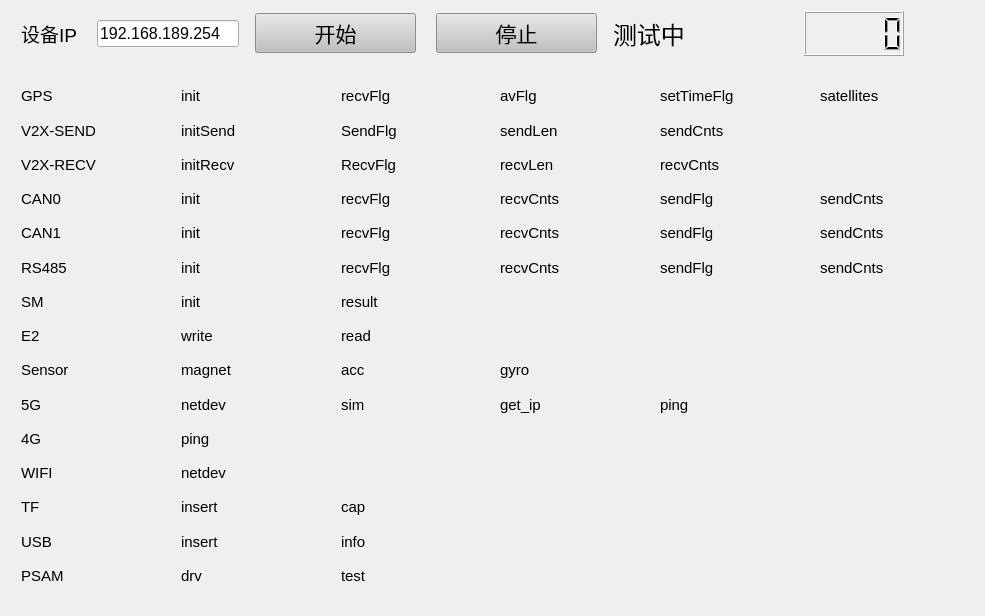
<?xml version="1.0" encoding="UTF-8"?>
<ui version="4.0">
 <class>Form</class>
 <widget class="QWidget" name="Form">
  <property name="enabled">
   <bool>true</bool>
  </property>
  <property name="geometry">
   <rect>
    <x>0</x>
    <y>0</y>
    <width>985</width>
    <height>616</height>
   </rect>
  </property>
  <property name="sizePolicy">
   <sizepolicy hsizetype="Preferred" vsizetype="Preferred">
    <horstretch>0</horstretch>
    <verstretch>0</verstretch>
   </sizepolicy>
  </property>
  <property name="mouseTracking">
   <bool>false</bool>
  </property>
  <property name="windowTitle">
   <string>V2X生产测试工具 v1.0</string>
  </property>
  <property name="layoutDirection">
   <enum>Qt::LeftToRight</enum>
  </property>
  <layout class="QGridLayout" name="gridLayout_5">
   <item row="0" column="2">
    <layout class="QGridLayout" name="gridLayout_4">
     <property name="rightMargin">
      <number>70</number>
     </property>
     <property name="horizontalSpacing">
      <number>15</number>
     </property>
     <item row="0" column="0">
      <widget class="QLabel" name="label_Ret">
       <property name="sizePolicy">
        <sizepolicy hsizetype="Expanding" vsizetype="Fixed">
         <horstretch>0</horstretch>
         <verstretch>0</verstretch>
        </sizepolicy>
       </property>
       <property name="font">
        <font>
         <family>Arial</family>
         <pointsize>18</pointsize>
        </font>
       </property>
       <property name="styleSheet">
        <string notr="true"/>
       </property>
       <property name="text">
        <string>测试中</string>
       </property>
      </widget>
     </item>
     <item row="0" column="1">
      <widget class="QLCDNumber" name="lcdNumber">
       <property name="sizePolicy">
        <sizepolicy hsizetype="Expanding" vsizetype="MinimumExpanding">
         <horstretch>0</horstretch>
         <verstretch>0</verstretch>
        </sizepolicy>
       </property>
       <property name="minimumSize">
        <size>
         <width>0</width>
         <height>45</height>
        </size>
       </property>
       <property name="maximumSize">
        <size>
         <width>100</width>
         <height>45</height>
        </size>
       </property>
      </widget>
     </item>
    </layout>
   </item>
   <item row="0" column="1">
    <layout class="QGridLayout" name="gridLayout_3">
     <property name="leftMargin">
      <number>10</number>
     </property>
     <property name="topMargin">
      <number>0</number>
     </property>
     <property name="rightMargin">
      <number>10</number>
     </property>
     <property name="horizontalSpacing">
      <number>20</number>
     </property>
     <item row="0" column="0">
      <widget class="QPushButton" name="pushButton_connect">
       <property name="sizePolicy">
        <sizepolicy hsizetype="Expanding" vsizetype="Fixed">
         <horstretch>0</horstretch>
         <verstretch>0</verstretch>
        </sizepolicy>
       </property>
       <property name="font">
        <font>
         <family>华文新魏</family>
         <pointsize>16</pointsize>
         <weight>50</weight>
         <bold>false</bold>
        </font>
       </property>
       <property name="styleSheet">
        <string notr="true">QPushButton
{
    background:rgb(193, 193, 193)
}</string>
       </property>
       <property name="text">
        <string>开始</string>
       </property>
      </widget>
     </item>
     <item row="0" column="1">
      <widget class="QPushButton" name="pushButton_stop">
       <property name="sizePolicy">
        <sizepolicy hsizetype="Expanding" vsizetype="Fixed">
         <horstretch>0</horstretch>
         <verstretch>0</verstretch>
        </sizepolicy>
       </property>
       <property name="font">
        <font>
         <family>华文新魏</family>
         <pointsize>16</pointsize>
         <weight>50</weight>
         <bold>false</bold>
        </font>
       </property>
       <property name="styleSheet">
        <string notr="true">QPushButton
{
    background:rgb(193, 193, 193)
}</string>
       </property>
       <property name="text">
        <string>停止</string>
       </property>
      </widget>
     </item>
    </layout>
   </item>
   <item row="1" column="0" colspan="3">
    <layout class="QGridLayout" name="gridLayout">
     <property name="leftMargin">
      <number>10</number>
     </property>
     <property name="topMargin">
      <number>20</number>
     </property>
     <property name="bottomMargin">
      <number>15</number>
     </property>
     <item row="10" column="1">
      <widget class="QLabel" name="lab_4G_ping">
       <property name="font">
        <font>
         <family>Arial</family>
         <pointsize>11</pointsize>
        </font>
       </property>
       <property name="styleSheet">
        <string notr="true"/>
       </property>
       <property name="text">
        <string>ping</string>
       </property>
      </widget>
     </item>
     <item row="11" column="1">
      <widget class="QLabel" name="lab_WIFI_netdev">
       <property name="font">
        <font>
         <family>Arial</family>
         <pointsize>11</pointsize>
        </font>
       </property>
       <property name="styleSheet">
        <string notr="true"/>
       </property>
       <property name="text">
        <string>netdev</string>
       </property>
      </widget>
     </item>
     <item row="4" column="2">
      <widget class="QLabel" name="lab_can1_recvflg">
       <property name="font">
        <font>
         <family>Arial</family>
         <pointsize>11</pointsize>
        </font>
       </property>
       <property name="text">
        <string>recvFlg</string>
       </property>
      </widget>
     </item>
     <item row="6" column="1">
      <widget class="QLabel" name="lab_SM_init">
       <property name="font">
        <font>
         <family>Arial</family>
         <pointsize>11</pointsize>
        </font>
       </property>
       <property name="styleSheet">
        <string notr="true"/>
       </property>
       <property name="text">
        <string>init</string>
       </property>
      </widget>
     </item>
     <item row="8" column="2">
      <widget class="QLabel" name="lab_Sensor_acc">
       <property name="font">
        <font>
         <family>Arial</family>
         <pointsize>11</pointsize>
        </font>
       </property>
       <property name="styleSheet">
        <string notr="true"/>
       </property>
       <property name="text">
        <string>acc</string>
       </property>
      </widget>
     </item>
     <item row="0" column="4">
      <widget class="QLabel" name="lab_gps_setTimeFlg">
       <property name="font">
        <font>
         <family>Arial</family>
         <pointsize>11</pointsize>
        </font>
       </property>
       <property name="text">
        <string>setTimeFlg</string>
       </property>
      </widget>
     </item>
     <item row="5" column="3">
      <widget class="QLabel" name="lab_rs485_recvCnts">
       <property name="font">
        <font>
         <family>Arial</family>
         <pointsize>11</pointsize>
        </font>
       </property>
       <property name="text">
        <string>recvCnts</string>
       </property>
      </widget>
     </item>
     <item row="5" column="5">
      <widget class="QLabel" name="lab_rs485_sendCnts">
       <property name="font">
        <font>
         <family>Arial</family>
         <pointsize>11</pointsize>
        </font>
       </property>
       <property name="text">
        <string>sendCnts</string>
       </property>
      </widget>
     </item>
     <item row="1" column="4">
      <widget class="QLabel" name="lab_v2xsend_sendCnts">
       <property name="font">
        <font>
         <family>Arial</family>
         <pointsize>11</pointsize>
        </font>
       </property>
       <property name="text">
        <string>sendCnts</string>
       </property>
      </widget>
     </item>
     <item row="2" column="3">
      <widget class="QLabel" name="lab_v2xrecv_recvLen">
       <property name="font">
        <font>
         <family>Arial</family>
         <pointsize>11</pointsize>
        </font>
       </property>
       <property name="text">
        <string>recvLen</string>
       </property>
      </widget>
     </item>
     <item row="4" column="5">
      <widget class="QLabel" name="lab_can1_sendCnts">
       <property name="font">
        <font>
         <family>Arial</family>
         <pointsize>11</pointsize>
        </font>
       </property>
       <property name="text">
        <string>sendCnts</string>
       </property>
      </widget>
     </item>
     <item row="7" column="0">
      <widget class="QLabel" name="lab_E2">
       <property name="font">
        <font>
         <family>Arial</family>
         <pointsize>11</pointsize>
        </font>
       </property>
       <property name="styleSheet">
        <string notr="true"/>
       </property>
       <property name="text">
        <string>E2</string>
       </property>
      </widget>
     </item>
     <item row="0" column="2">
      <widget class="QLabel" name="lab_gps_recvFlg">
       <property name="font">
        <font>
         <family>Arial</family>
         <pointsize>11</pointsize>
        </font>
       </property>
       <property name="text">
        <string>recvFlg</string>
       </property>
      </widget>
     </item>
     <item row="12" column="2">
      <widget class="QLabel" name="lab_TF_cap">
       <property name="font">
        <font>
         <family>Arial</family>
         <pointsize>11</pointsize>
        </font>
       </property>
       <property name="styleSheet">
        <string notr="true"/>
       </property>
       <property name="text">
        <string>cap</string>
       </property>
      </widget>
     </item>
     <item row="9" column="3">
      <widget class="QLabel" name="lab_5g_get_ip">
       <property name="font">
        <font>
         <family>Arial</family>
         <pointsize>11</pointsize>
        </font>
       </property>
       <property name="styleSheet">
        <string notr="true"/>
       </property>
       <property name="text">
        <string>get_ip</string>
       </property>
      </widget>
     </item>
     <item row="2" column="1">
      <widget class="QLabel" name="lab_v2xrecv_init">
       <property name="font">
        <font>
         <family>Arial</family>
         <pointsize>11</pointsize>
        </font>
       </property>
       <property name="text">
        <string>initRecv</string>
       </property>
      </widget>
     </item>
     <item row="10" column="0">
      <widget class="QLabel" name="lab_4G">
       <property name="font">
        <font>
         <family>Arial</family>
         <pointsize>11</pointsize>
        </font>
       </property>
       <property name="styleSheet">
        <string notr="true"/>
       </property>
       <property name="text">
        <string>4G</string>
       </property>
      </widget>
     </item>
     <item row="1" column="3">
      <widget class="QLabel" name="lab_v2xsend_sendLen">
       <property name="font">
        <font>
         <family>Arial</family>
         <pointsize>11</pointsize>
        </font>
       </property>
       <property name="text">
        <string>sendLen</string>
       </property>
      </widget>
     </item>
     <item row="4" column="3">
      <widget class="QLabel" name="lab_can1_recvCnts">
       <property name="font">
        <font>
         <family>Arial</family>
         <pointsize>11</pointsize>
        </font>
       </property>
       <property name="text">
        <string>recvCnts</string>
       </property>
      </widget>
     </item>
     <item row="1" column="0">
      <widget class="QLabel" name="lab_v2xsend">
       <property name="font">
        <font>
         <family>Arial</family>
         <pointsize>11</pointsize>
        </font>
       </property>
       <property name="styleSheet">
        <string notr="true"/>
       </property>
       <property name="text">
        <string>V2X-SEND</string>
       </property>
      </widget>
     </item>
     <item row="13" column="2">
      <widget class="QLabel" name="lab_usb_info">
       <property name="font">
        <font>
         <family>Arial</family>
         <pointsize>11</pointsize>
        </font>
       </property>
       <property name="styleSheet">
        <string notr="true"/>
       </property>
       <property name="text">
        <string>info</string>
       </property>
      </widget>
     </item>
     <item row="3" column="0">
      <widget class="QLabel" name="lab_CAN0">
       <property name="font">
        <font>
         <family>Arial</family>
         <pointsize>11</pointsize>
        </font>
       </property>
       <property name="styleSheet">
        <string notr="true"/>
       </property>
       <property name="text">
        <string>CAN0</string>
       </property>
      </widget>
     </item>
     <item row="1" column="1">
      <widget class="QLabel" name="lab_v2xsend_init">
       <property name="font">
        <font>
         <family>Arial</family>
         <pointsize>11</pointsize>
        </font>
       </property>
       <property name="text">
        <string>initSend</string>
       </property>
      </widget>
     </item>
     <item row="8" column="1">
      <widget class="QLabel" name="lab_Sensor_magnet">
       <property name="font">
        <font>
         <family>Arial</family>
         <pointsize>11</pointsize>
        </font>
       </property>
       <property name="styleSheet">
        <string notr="true"/>
       </property>
       <property name="text">
        <string>magnet</string>
       </property>
      </widget>
     </item>
     <item row="6" column="2">
      <widget class="QLabel" name="lab_SM_result">
       <property name="font">
        <font>
         <family>Arial</family>
         <pointsize>11</pointsize>
        </font>
       </property>
       <property name="styleSheet">
        <string notr="true"/>
       </property>
       <property name="text">
        <string>result</string>
       </property>
      </widget>
     </item>
     <item row="9" column="1">
      <widget class="QLabel" name="lab_5g_netdev">
       <property name="font">
        <font>
         <family>Arial</family>
         <pointsize>11</pointsize>
        </font>
       </property>
       <property name="styleSheet">
        <string notr="true"/>
       </property>
       <property name="text">
        <string>netdev</string>
       </property>
      </widget>
     </item>
     <item row="4" column="0">
      <widget class="QLabel" name="lab_CAN1">
       <property name="font">
        <font>
         <family>Arial</family>
         <pointsize>11</pointsize>
        </font>
       </property>
       <property name="styleSheet">
        <string notr="true"/>
       </property>
       <property name="text">
        <string>CAN1</string>
       </property>
      </widget>
     </item>
     <item row="8" column="3">
      <widget class="QLabel" name="lab_Sensor_gyro">
       <property name="font">
        <font>
         <family>Arial</family>
         <pointsize>11</pointsize>
        </font>
       </property>
       <property name="styleSheet">
        <string notr="true"/>
       </property>
       <property name="text">
        <string>gyro</string>
       </property>
      </widget>
     </item>
     <item row="3" column="4">
      <widget class="QLabel" name="lab_can0_sendflg">
       <property name="font">
        <font>
         <family>Arial</family>
         <pointsize>11</pointsize>
        </font>
       </property>
       <property name="text">
        <string>sendFlg</string>
       </property>
      </widget>
     </item>
     <item row="5" column="4">
      <widget class="QLabel" name="lab_rs485_sendflg">
       <property name="font">
        <font>
         <family>Arial</family>
         <pointsize>11</pointsize>
        </font>
       </property>
       <property name="text">
        <string>sendFlg</string>
       </property>
      </widget>
     </item>
     <item row="0" column="1">
      <widget class="QLabel" name="lab_gps_init">
       <property name="font">
        <font>
         <family>Arial</family>
         <pointsize>11</pointsize>
        </font>
       </property>
       <property name="text">
        <string>init</string>
       </property>
      </widget>
     </item>
     <item row="0" column="0">
      <widget class="QLabel" name="lab_GPS">
       <property name="font">
        <font>
         <family>Arial</family>
         <pointsize>11</pointsize>
        </font>
       </property>
       <property name="styleSheet">
        <string notr="true"/>
       </property>
       <property name="text">
        <string>GPS</string>
       </property>
      </widget>
     </item>
     <item row="5" column="1">
      <widget class="QLabel" name="lab_rs485_init">
       <property name="font">
        <font>
         <family>Arial</family>
         <pointsize>11</pointsize>
        </font>
       </property>
       <property name="text">
        <string>init</string>
       </property>
      </widget>
     </item>
     <item row="2" column="2">
      <widget class="QLabel" name="lab_v2xrecv_flg">
       <property name="font">
        <font>
         <family>Arial</family>
         <pointsize>11</pointsize>
        </font>
       </property>
       <property name="text">
        <string>RecvFlg</string>
       </property>
      </widget>
     </item>
     <item row="14" column="0">
      <widget class="QLabel" name="lab_psam">
       <property name="font">
        <font>
         <family>Arial</family>
         <pointsize>11</pointsize>
        </font>
       </property>
       <property name="styleSheet">
        <string notr="true"/>
       </property>
       <property name="text">
        <string>PSAM</string>
       </property>
      </widget>
     </item>
     <item row="13" column="1">
      <widget class="QLabel" name="lab_usb_insert">
       <property name="font">
        <font>
         <family>Arial</family>
         <pointsize>11</pointsize>
        </font>
       </property>
       <property name="styleSheet">
        <string notr="true"/>
       </property>
       <property name="text">
        <string>insert</string>
       </property>
      </widget>
     </item>
     <item row="5" column="0">
      <widget class="QLabel" name="lab_RS485">
       <property name="font">
        <font>
         <family>Arial</family>
         <pointsize>11</pointsize>
        </font>
       </property>
       <property name="styleSheet">
        <string notr="true"/>
       </property>
       <property name="text">
        <string>RS485</string>
       </property>
      </widget>
     </item>
     <item row="9" column="2">
      <widget class="QLabel" name="lab_5g_sim">
       <property name="font">
        <font>
         <family>Arial</family>
         <pointsize>11</pointsize>
        </font>
       </property>
       <property name="styleSheet">
        <string notr="true"/>
       </property>
       <property name="text">
        <string>sim</string>
       </property>
      </widget>
     </item>
     <item row="2" column="4">
      <widget class="QLabel" name="lab_v2xrecv_recvCnts">
       <property name="font">
        <font>
         <family>Arial</family>
         <pointsize>11</pointsize>
        </font>
       </property>
       <property name="text">
        <string>recvCnts</string>
       </property>
      </widget>
     </item>
     <item row="14" column="2">
      <widget class="QLabel" name="lab_psam_test">
       <property name="font">
        <font>
         <family>Arial</family>
         <pointsize>11</pointsize>
        </font>
       </property>
       <property name="styleSheet">
        <string notr="true"/>
       </property>
       <property name="text">
        <string>test</string>
       </property>
      </widget>
     </item>
     <item row="12" column="0">
      <widget class="QLabel" name="lab_TF">
       <property name="font">
        <font>
         <family>Arial</family>
         <pointsize>11</pointsize>
        </font>
       </property>
       <property name="styleSheet">
        <string notr="true"/>
       </property>
       <property name="text">
        <string>TF</string>
       </property>
      </widget>
     </item>
     <item row="6" column="0">
      <widget class="QLabel" name="lab_SM">
       <property name="font">
        <font>
         <family>Arial</family>
         <pointsize>11</pointsize>
        </font>
       </property>
       <property name="styleSheet">
        <string notr="true"/>
       </property>
       <property name="text">
        <string>SM</string>
       </property>
      </widget>
     </item>
     <item row="8" column="0">
      <widget class="QLabel" name="lab_Sensor">
       <property name="font">
        <font>
         <family>Arial</family>
         <pointsize>11</pointsize>
        </font>
       </property>
       <property name="styleSheet">
        <string notr="true"/>
       </property>
       <property name="text">
        <string>Sensor</string>
       </property>
      </widget>
     </item>
     <item row="7" column="2">
      <widget class="QLabel" name="lab_e2_read">
       <property name="font">
        <font>
         <family>Arial</family>
         <pointsize>11</pointsize>
        </font>
       </property>
       <property name="styleSheet">
        <string notr="true"/>
       </property>
       <property name="text">
        <string>read</string>
       </property>
      </widget>
     </item>
     <item row="3" column="5">
      <widget class="QLabel" name="lab_can0_sendCnts">
       <property name="font">
        <font>
         <family>Arial</family>
         <pointsize>11</pointsize>
        </font>
       </property>
       <property name="text">
        <string>sendCnts</string>
       </property>
      </widget>
     </item>
     <item row="9" column="0">
      <widget class="QLabel" name="lab_5G">
       <property name="font">
        <font>
         <family>Arial</family>
         <pointsize>11</pointsize>
        </font>
       </property>
       <property name="styleSheet">
        <string notr="true"/>
       </property>
       <property name="text">
        <string>5G</string>
       </property>
      </widget>
     </item>
     <item row="12" column="1">
      <widget class="QLabel" name="lab_TF_insert">
       <property name="font">
        <font>
         <family>Arial</family>
         <pointsize>11</pointsize>
        </font>
       </property>
       <property name="styleSheet">
        <string notr="true"/>
       </property>
       <property name="text">
        <string>insert</string>
       </property>
      </widget>
     </item>
     <item row="1" column="2">
      <widget class="QLabel" name="lab_v2xsend_flg">
       <property name="font">
        <font>
         <family>Arial</family>
         <pointsize>11</pointsize>
        </font>
       </property>
       <property name="text">
        <string>SendFlg</string>
       </property>
      </widget>
     </item>
     <item row="0" column="3">
      <widget class="QLabel" name="lab_gps_avFlg">
       <property name="font">
        <font>
         <family>Arial</family>
         <pointsize>11</pointsize>
        </font>
       </property>
       <property name="text">
        <string>avFlg</string>
       </property>
      </widget>
     </item>
     <item row="14" column="1">
      <widget class="QLabel" name="lab_psam_drv">
       <property name="font">
        <font>
         <family>Arial</family>
         <pointsize>11</pointsize>
        </font>
       </property>
       <property name="styleSheet">
        <string notr="true"/>
       </property>
       <property name="text">
        <string>drv</string>
       </property>
      </widget>
     </item>
     <item row="9" column="4">
      <widget class="QLabel" name="lab_5g_ping">
       <property name="font">
        <font>
         <family>Arial</family>
         <pointsize>11</pointsize>
        </font>
       </property>
       <property name="styleSheet">
        <string notr="true"/>
       </property>
       <property name="text">
        <string>ping</string>
       </property>
      </widget>
     </item>
     <item row="5" column="2">
      <widget class="QLabel" name="lab_rs485_recvflg">
       <property name="font">
        <font>
         <family>Arial</family>
         <pointsize>11</pointsize>
        </font>
       </property>
       <property name="text">
        <string>recvFlg</string>
       </property>
      </widget>
     </item>
     <item row="11" column="0">
      <widget class="QLabel" name="lab_WIFI">
       <property name="font">
        <font>
         <family>Arial</family>
         <pointsize>11</pointsize>
        </font>
       </property>
       <property name="styleSheet">
        <string notr="true"/>
       </property>
       <property name="text">
        <string>WIFI</string>
       </property>
      </widget>
     </item>
     <item row="3" column="3">
      <widget class="QLabel" name="lab_can0_recvCnts">
       <property name="font">
        <font>
         <family>Arial</family>
         <pointsize>11</pointsize>
        </font>
       </property>
       <property name="text">
        <string>recvCnts</string>
       </property>
      </widget>
     </item>
     <item row="0" column="5">
      <widget class="QLabel" name="lab_gps_satellites">
       <property name="font">
        <font>
         <family>Arial</family>
         <pointsize>11</pointsize>
        </font>
       </property>
       <property name="text">
        <string>satellites</string>
       </property>
      </widget>
     </item>
     <item row="2" column="0">
      <widget class="QLabel" name="lab_v2xRecv">
       <property name="font">
        <font>
         <family>Arial</family>
         <pointsize>11</pointsize>
        </font>
       </property>
       <property name="styleSheet">
        <string notr="true"/>
       </property>
       <property name="text">
        <string>V2X-RECV</string>
       </property>
      </widget>
     </item>
     <item row="4" column="1">
      <widget class="QLabel" name="lab_can1_init">
       <property name="font">
        <font>
         <family>Arial</family>
         <pointsize>11</pointsize>
        </font>
       </property>
       <property name="text">
        <string>init</string>
       </property>
      </widget>
     </item>
     <item row="7" column="1">
      <widget class="QLabel" name="lab_e2_write">
       <property name="font">
        <font>
         <family>Arial</family>
         <pointsize>11</pointsize>
        </font>
       </property>
       <property name="styleSheet">
        <string notr="true"/>
       </property>
       <property name="text">
        <string>write</string>
       </property>
      </widget>
     </item>
     <item row="3" column="2">
      <widget class="QLabel" name="lab_can0_recvflg">
       <property name="font">
        <font>
         <family>Arial</family>
         <pointsize>11</pointsize>
        </font>
       </property>
       <property name="text">
        <string>recvFlg</string>
       </property>
      </widget>
     </item>
     <item row="4" column="4">
      <widget class="QLabel" name="lab_can1_sendflg">
       <property name="font">
        <font>
         <family>Arial</family>
         <pointsize>11</pointsize>
        </font>
       </property>
       <property name="text">
        <string>sendFlg</string>
       </property>
      </widget>
     </item>
     <item row="3" column="1">
      <widget class="QLabel" name="lab_can0_init">
       <property name="font">
        <font>
         <family>Arial</family>
         <pointsize>11</pointsize>
        </font>
       </property>
       <property name="text">
        <string>init</string>
       </property>
      </widget>
     </item>
     <item row="13" column="0">
      <widget class="QLabel" name="lab_usb">
       <property name="font">
        <font>
         <family>Arial</family>
         <pointsize>11</pointsize>
        </font>
       </property>
       <property name="styleSheet">
        <string notr="true"/>
       </property>
       <property name="text">
        <string>USB</string>
       </property>
      </widget>
     </item>
    </layout>
   </item>
   <item row="0" column="0">
    <layout class="QGridLayout" name="gridLayout_2">
     <property name="leftMargin">
      <number>10</number>
     </property>
     <property name="horizontalSpacing">
      <number>20</number>
     </property>
     <item row="0" column="0">
      <widget class="QLabel" name="lab_dip">
       <property name="font">
        <font>
         <family>Arial</family>
         <pointsize>14</pointsize>
        </font>
       </property>
       <property name="styleSheet">
        <string notr="true"/>
       </property>
       <property name="text">
        <string>设备IP</string>
       </property>
      </widget>
     </item>
     <item row="0" column="1">
      <widget class="QLineEdit" name="lineEdit">
       <property name="sizePolicy">
        <sizepolicy hsizetype="Fixed" vsizetype="Fixed">
         <horstretch>0</horstretch>
         <verstretch>0</verstretch>
        </sizepolicy>
       </property>
       <property name="font">
        <font>
         <family>Arial</family>
         <pointsize>12</pointsize>
        </font>
       </property>
       <property name="text">
        <string>192.168.189.254</string>
       </property>
      </widget>
     </item>
    </layout>
   </item>
  </layout>
 </widget>
 <resources/>
 <connections>
  <connection>
   <sender>pushButton_connect</sender>
   <signal>clicked()</signal>
   <receiver>Form</receiver>
   <slot>push_udpconnect()</slot>
   <hints>
    <hint type="sourcelabel">
     <x>320</x>
     <y>490</y>
    </hint>
    <hint type="destinationlabel">
     <x>277</x>
     <y>49</y>
    </hint>
   </hints>
  </connection>
  <connection>
   <sender>pushButton_stop</sender>
   <signal>clicked()</signal>
   <receiver>Form</receiver>
   <slot>push_udpclose()</slot>
   <hints>
    <hint type="sourcelabel">
     <x>530</x>
     <y>505</y>
    </hint>
    <hint type="destinationlabel">
     <x>611</x>
     <y>502</y>
    </hint>
   </hints>
  </connection>
  <connection>
   <sender>pushButton_stop</sender>
   <signal>clicked()</signal>
   <receiver>Form</receiver>
   <slot>push_udpclose()</slot>
   <hints>
    <hint type="sourcelabel">
     <x>561</x>
     <y>512</y>
    </hint>
    <hint type="destinationlabel">
     <x>610</x>
     <y>496</y>
    </hint>
   </hints>
  </connection>
 </connections>
 <slots>
  <slot>push_udpconnect()</slot>
  <slot>push_udpclose()</slot>
 </slots>
</ui>
